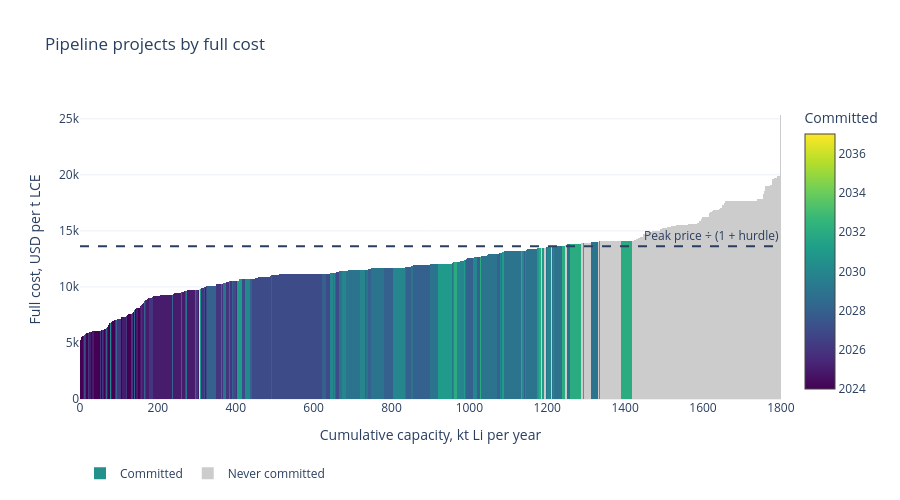

Notebook code for this chart:
### Markdown cell above
## 5. The pipeline cost curve

Every pre-construction project at the start, sorted by full cost (operating cost plus capex over the payback period, plus refining) per tonne of LCE. Width is capacity. Colour shows the year each project committed; grey projects never committed. The dashed line is the highest cost that could pass the hurdle at the peak price.

### Code cell
curve = base["pipeline"].sort_values("full_cost_per_t_lce").reset_index(drop=True)
curve["right"] = curve["capacity_kt_li"].cumsum()
curve["centre"] = curve["right"] - curve["capacity_kt_li"] / 2
built = curve["committed_year"].notna()
fig = go.Figure()
fig.add_trace(go.Bar(
    x=curve.loc[built, "centre"], y=curve.loc[built, "full_cost_per_t_lce"], width=curve.loc[built, "capacity_kt_li"],
    marker={"color": curve.loc[built, "committed_year"], "colorscale": "Viridis", "line": {"width": 0},
            "colorbar": {"title": "Committed"}},
    name="Committed", customdata=curve.loc[built, ["asset_id", "committed_year"]],
    hovertemplate="Asset %{customdata[0]}<br>Committed %{customdata[1]}<br>%{y:,.0f} USD/t LCE<extra></extra>",
))
fig.add_trace(go.Bar(
    x=curve.loc[~built, "centre"], y=curve.loc[~built, "full_cost_per_t_lce"], width=curve.loc[~built, "capacity_kt_li"],
    marker={"color": "#cccccc", "line": {"width": 0}}, name="Never committed",
    customdata=curve.loc[~built, ["asset_id"]],
    hovertemplate="Asset %{customdata[0]}<br>%{y:,.0f} USD/t LCE<extra></extra>",
))
threshold = results["price_usd_per_t_lce"].max() / (1 + scenario.investment_hurdle)
fig.add_hline(y=threshold, line_dash="dash", annotation_text="Peak price ÷ (1 + hurdle)")
fig.update_layout(title="Pipeline projects by full cost", template="plotly_white", height=500, bargap=0,
                  xaxis_title="Cumulative capacity, kt Li per year", yaxis_title="Full cost, USD per t LCE",
                  legend={"orientation": "h", "y": -0.2})
fig.show()

### Figure 1 — Plotly figure (JSON) as saved in the notebook; plotly's stock layout.template omitted (floating-point values rounded to 4 significant figures; data arrays with more than 128 entries replaced by an {"elided": "..."} marker saying what was removed)
{"data": [{"customdata": {"elided": "389x2 float values"}, "hovertemplate": "Asset %{customdata[0]}<br>Committed %{customdata[1]}<br>%{y:,.0f} USD/t LCE<extra></extra>", "marker": {"color": {"elided": "389 float values"}, "colorbar": {"title": {"text": "Committed"}}, "colorscale": [[0, "#440154"], [0.1111, "#482878"], [0.2222, "#3e4989"], [0.3333, "#31688e"], [0.4444, "#26828e"], [0.5556, "#1f9e89"], [0.6667, "#35b779"], [0.7778, "#6ece58"], [0.8889, "#b5de2b"], [1, "#fde725"]], "line": {"width": 0}}, "name": "Committed", "type": "bar", "width": {"elided": "389 float values"}, "x": {"elided": "389 float values"}, "y": {"elided": "389 float values"}}, {"customdata": [[91783], [91419], [37468], [91305], [91859], [66225], [77600], [91094], [83748], [92160], [77631], [90080], [41758], [92541], [90075], [88950], [67087], [37599], [78551], [32092], [90507], [89508], [41752], [25], [78241], [91524], [91070], [83014], [90094], [65541], [77268], [91750], [87489], [54195], [81438], [79279], [86795], [91720], [89282], [91602], [83221], [90103], [92938], [78228], [84340], [92832], [77743], [91329], [89580], [90220], [79484], [36956], [77625], [89646], [77640], [78206], [37518], [88033], [91696], [91758], [76964], [37316], [92656], [90119], [66374], [79584], [89623], [81823], [90833], [92522], [38320], [39374], [89845], [90995], [88817], [78309], [91295], [88062], [81502], [90717], [81609], [78963], [32088], [91297], [79892], [90537], [89374], [77467]], "hovertemplate": "Asset %{customdata[0]}<br>%{y:,.0f} USD/t LCE<extra></extra>", "marker": {"color": "#cccccc", "line": {"width": 0}}, "name": "Never committed", "type": "bar", "width": [1.277, 2.887, 6.67, 3.439, 5.532, 5.079, 17.91, 3.51, 54.77, 5.999, 4.033, 1.311, 4.385, 3.969, 1.976, 2.422, 3.622, 0.9104, 0.2114, 0.1645, 4.174, 3.481, 0.09156, 2.402, 4.286, 8.876, 2.196, 15.66, 1.138, 1.558, 3.274, 11.77, 1.425, 0.1874, 0.8965, 10.55, 4.942, 2.14, 4.69, 12.56, 18.96, 6.673, 1.558, 13.41, 0.268, 0.08008, 4.121, 2.081, 1.855, 2.984, 1.513, 0.4436, 5.968, 11.78, 0.9415, 0.6494, 0.777, 4.848, 3.766, 14.32, 4.487, 2.124, 0.8724, 2.065, 3.232, 2.818, 0.8442, 1.188, 80.7, 0.9413, 14.36, 1.176, 0.995, 2.436, 0.5058, 1.398, 3.263, 9.371, 3.533, 0.5301, 6.617, 1.962, 4.664, 7.214, 0.2339, 0.7532, 0.3977, 1.566], "x": [990.8, 1185.0, 1195.0, 1211.0, 1249.0, 1290.0, 1304.0, 1332.0, 1363.0, 1421.0, 1426.0, 1428.0, 1431.0, 1436.0, 1438.0, 1441.0, 1444.0, 1446.0, 1447.0, 1447.0, 1449.0, 1453.0, 1454.0, 1456.0, 1459.0, 1466.0, 1471.0, 1480.0, 1489.0, 1490.0, 1492.0, 1500.0, 1506.0, 1507.0, 1508.0, 1513.0, 1521.0, 1525.0, 1528.0, 1537.0, 1553.0, 1565.0, 1570.0, 1577.0, 1584.0, 1584.0, 1586.0, 1589.0, 1591.0, 1594.0, 1596.0, 1597.0, 1600.0, 1609.0, 1615.0, 1616.0, 1617.0, 1620.0, 1624.0, 1633.0, 1642.0, 1646.0, 1647.0, 1649.0, 1651.0, 1654.0, 1656.0, 1657.0, 1698.0, 1739.0, 1747.0, 1754.0, 1755.0, 1757.0, 1759.0, 1760.0, 1762.0, 1768.0, 1775.0, 1777.0, 1780.0, 1785.0, 1788.0, 1794.0, 1798.0, 1798.0, 1799.0, 1800.0], "y": [12470.0, 13470.0, 13510.0, 13600.0, 13780.0, 13910.0, 13960.0, 14040.0, 14120.0, 14140.0, 14150.0, 14160.0, 14250.0, 14360.0, 14370.0, 14420.0, 14420.0, 14460.0, 14520.0, 14550.0, 14720.0, 14730.0, 14780.0, 14820.0, 14890.0, 14920.0, 14960.0, 14970.0, 14980.0, 14980.0, 15190.0, 15260.0, 15260.0, 15340.0, 15360.0, 15380.0, 15440.0, 15460.0, 15470.0, 15500.0, 15570.0, 15590.0, 15610.0, 15620.0, 15620.0, 15640.0, 15720.0, 15740.0, 15870.0, 15870.0, 16100.0, 16180.0, 16220.0, 16250.0, 16270.0, 16350.0, 16620.0, 16660.0, 16740.0, 16890.0, 16950.0, 17040.0, 17080.0, 17200.0, 17350.0, 17450.0, 17460.0, 17590.0, 17690.0, 17770.0, 17820.0, 18230.0, 18310.0, 18600.0, 18770.0, 18910.0, 19020.0, 19050.0, 19090.0, 19490.0, 19660.0, 19700.0, 19700.0, 19920.0, 20460.0, 21150.0, 22530.0, 25340.0]}], "layout": {"annotations": [{"showarrow": false, "text": "Peak price ÷ (1 + hurdle)", "x": 1, "xanchor": "right", "xref": "x domain", "y": 13640.0, "yanchor": "bottom", "yref": "y"}], "bargap": 0, "height": 500, "legend": {"orientation": "h", "y": -0.2}, "shapes": [{"line": {"dash": "dash"}, "type": "line", "x0": 0, "x1": 1, "xref": "x domain", "y0": 13640.0, "y1": 13640.0, "yref": "y"}], "title": {"text": "Pipeline projects by full cost"}, "xaxis": {"title": {"text": "Cumulative capacity, kt Li per year"}}, "yaxis": {"title": {"text": "Full cost, USD per t LCE"}}}}
